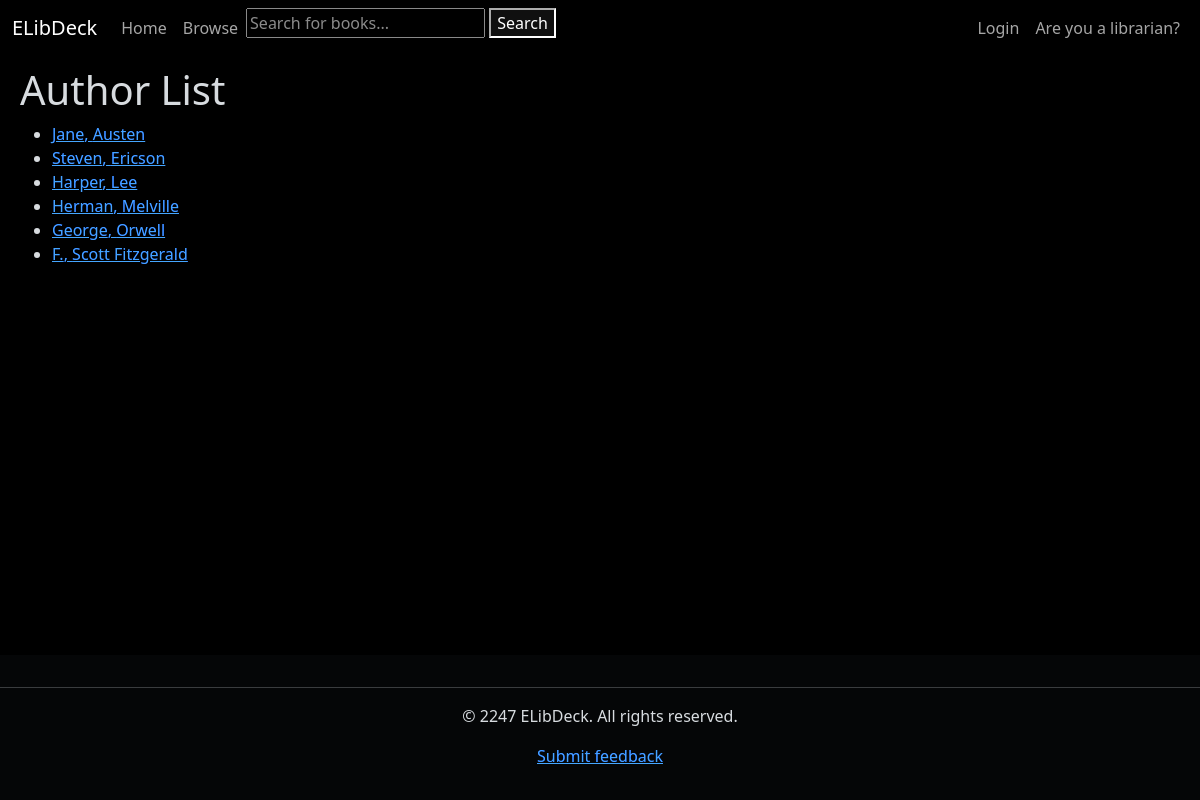
/authors/, run on an earlier commit of the app's database.
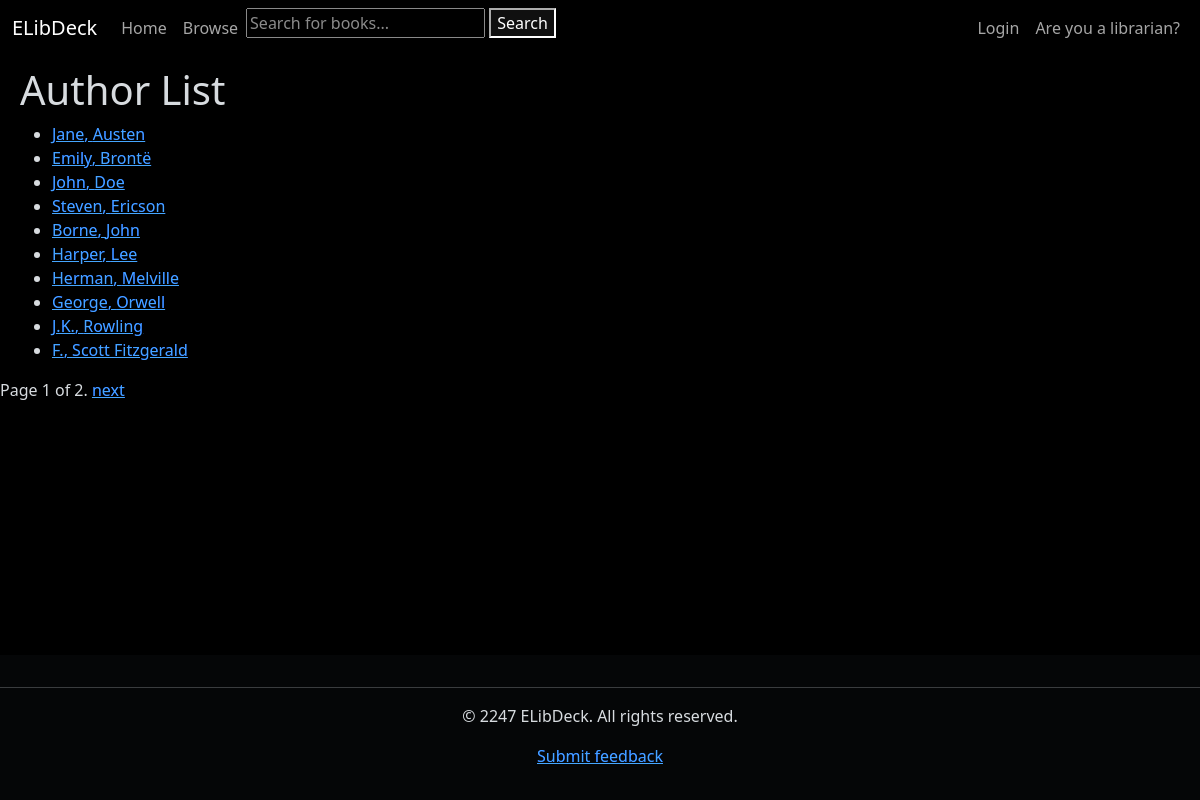
And on a later commit of the database.
### books_catalog/models.py (models this page shows, shortened)
class Author(models.Model):
    first_name = models.CharField(max_length=100)
    last_name = models.CharField(max_length=100)
    date_of_birth = models.DateField(null=True, blank=True)
    date_of_death = models.DateField('Died', null=True, blank=True)
    class Meta:
        ordering = ['last_name', 'first_name']
    def get_absolute_url(self):
        return reverse('books_catalog:author-detail', args=[str(self.id)])

### books_catalog/views.py (the view)
# urls.py: path('authors/', views.AuthorListView.as_view(), name='authors'),
class AuthorListView(generic.ListView):
    model = Author
    template_name = 'books_catalog/author_list.html'
    paginate_by = 10

### books_catalog/templates/books_catalog/author_list.html
{% extends 'generic.html' %}
{% block content %}
<h1>Author List</h1>
{% if author_list %}
<ul>
    {% for author in author_list %}
    <li>
        <a href="{{ author.get_absolute_url }}">{{ author.first_name }}, {{ author.last_name }}</a>
    </li>
    {% endfor %}
</ul>
{% else %}
<p>There are no books in the library.</p>
{% endif %}
{% endblock %}

What changed in the data, as far as the page shows it:
added Author: first_name "Emily", last_name "Brontë"
added Author: first_name "John", last_name "Doe"
added Author: first_name "Borne", last_name "John"
added Author: first_name "J.K.", last_name "Rowling"
Also different on the page:
{{ page_obj.number }}: (not shown) → "1"
{{ page_obj.paginator.num_pages }}: (not shown) → "2"
text now shown: "Page of . next"
